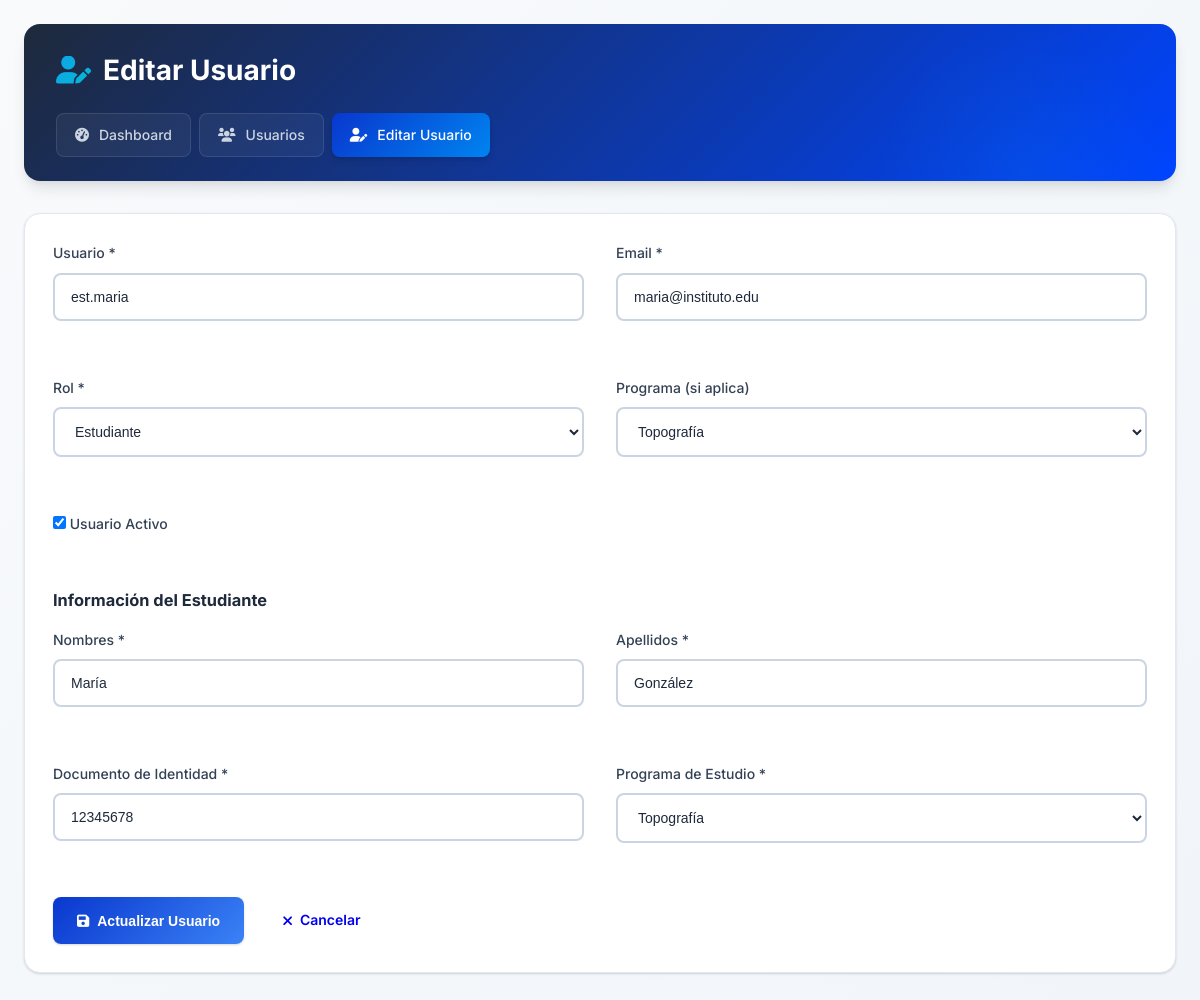
Page /coordinador/usuarios/editar.php?id=3 (signed in) on the committed database.
### tables this page shows
CREATE TABLE usuarios (
    id_usuario INT PRIMARY KEY AUTO_INCREMENT,
    username VARCHAR(50) UNIQUE NOT NULL,
    password VARCHAR(100) NOT NULL,  
    rol ENUM('coordinador', 'profesor', 'estudiante') NOT NULL,
    email VARCHAR(100) UNIQUE NOT NULL,
    programa_estudio ENUM('Topografía', 'Arquitectura', 'Enfermería') DEFAULT NULL,
    activo BOOLEAN DEFAULT TRUE,
    fecha_creacion TIMESTAMP DEFAULT CURRENT_TIMESTAMP
);

CREATE TABLE programas_estudio (
    id_programa INT PRIMARY KEY AUTO_INCREMENT,
    codigo_programa VARCHAR(10) UNIQUE NOT NULL,
    nombre_programa VARCHAR(100) NOT NULL,
    duracion_semestres INT DEFAULT 6,
    descripcion TEXT,
    coordinador_id INT,
    activo BOOLEAN DEFAULT TRUE,
    FOREIGN KEY (coordinador_id) REFERENCES usuarios(id_usuario)
);

CREATE TABLE estudiantes (
    id_estudiante INT PRIMARY KEY AUTO_INCREMENT,
    id_usuario INT UNIQUE NOT NULL,
    id_programa INT NOT NULL,
    codigo_estudiante VARCHAR(20) UNIQUE NOT NULL,
    nombres VARCHAR(100) NOT NULL,
    apellidos VARCHAR(100) NOT NULL,
    documento_identidad VARCHAR(20) UNIQUE NOT NULL,
    fecha_nacimiento DATE,
    genero ENUM('M', 'F', 'Otro'),
    telefono VARCHAR(15),
    direccion TEXT,
    semestre_actual INT DEFAULT 1,  
    estado ENUM('activo', 'inactivo', 'graduado', 'retirado') DEFAULT 'activo',
    fecha_ingreso DATE NOT NULL,
    FOREIGN KEY (id_usuario) REFERENCES usuarios(id_usuario) ON DELETE CASCADE,
    FOREIGN KEY (id_programa) REFERENCES programas_estudio(id_programa),
    CHECK (semestre_actual BETWEEN 1 AND 6)
);

### coordinador/usuarios/editar.php (the view, shortened to what this page needs)
<?php
$db = Database::getConnection();
$id_usuario = isset($_GET['id']) ? intval($_GET['id']) : 0;
$stmt = $db->prepare("SELECT * FROM usuarios WHERE id_usuario = ?");
$stmt->execute([$id_usuario]);
$usuario_actual = $stmt->fetch();
if ($usuario_actual['rol'] == 'estudiante') {
    $stmt = $db->prepare("SELECT * FROM estudiantes WHERE id_usuario = ?");
    $stmt->execute([$id_usuario]);
    $datos_adicionales = $stmt->fetch();
} elseif ($usuario_actual['rol'] == 'profesor') {
    $stmt = $db->prepare("SELECT * FROM profesores WHERE id_usuario = ?");
    $stmt->execute([$id_usuario]);
    $datos_adicionales = $stmt->fetch();
} else {
    $datos_adicionales = [];
}
$programas = $db->query("SELECT * FROM programas_estudio WHERE activo = 1")->fetchAll();
?>
<!DOCTYPE html>
<html lang="es">
<head>
    <link rel="stylesheet" href="../../assets/css/main.css">
    <link rel="stylesheet" href="https://cdnjs.cloudflare.com/ajax/libs/font-awesome/6.0.0/css/all.min.css">
</head>
<body>
    <div class="container">
        <div class="header">
            <h1><i class="fas fa-user-edit"></i> Editar Usuario</h1>
            <div class="nav">
                <a href="../dashboard.php"><i class="fas fa-tachometer-alt"></i> Dashboard</a>
                <a href="index.php"><i class="fas fa-users"></i> Usuarios</a>
                <a href="editar.php?id=<?php echo $id_usuario; ?>" class="active"><i class="fas fa-user-edit"></i> Editar Usuario</a>
            </div>
        </div>
        <div class="card">
            <form method="POST" action="" id="formUsuario">
                <div class="grid-2">
                    <div class="form-group">
                        <label for="username">Usuario *</label>
                        <input type="text" id="username" name="username" class="form-control" required
                               value="<?php echo htmlspecialchars($usuario_actual['username']); ?>">
                    </div>
                    <div class="form-group">
                        <label for="email">Email *</label>
                        <input type="email" id="email" name="email" class="form-control" required
                               value="<?php echo htmlspecialchars($usuario_actual['email']); ?>">
                    </div>
                    <div class="form-group">
                        <label for="rol">Rol *</label>
                        <select id="rol" name="rol" class="form-control" required onchange="mostrarCamposRol()">
                            <option value="estudiante" <?php echo $usuario_actual['rol'] == 'estudiante' ? 'selected' : ''; ?>>Estudiante</option>
                        </select>
                    </div>
                    <div class="form-group">
                        <label for="programa_estudio">Programa (si aplica)</label>
                        <select id="programa_estudio" name="programa_estudio" class="form-control">
                            <?php foreach ($programas as $programa): ?>
                                <option value="<?php echo $programa['nombre_programa']; ?>"
                                    <?php echo ($usuario_actual['programa_estudio'] == $programa['nombre_programa']) ? 'selected' : ''; ?>>
                                    <?php echo htmlspecialchars($programa['nombre_programa']); ?>
                                </option>
                            <?php endforeach; ?>
                        </select>
                    </div>
                    <div class="form-group">
                        <label for="activo">
                            <input type="checkbox" id="activo" name="activo" value="1"
                                   <?php echo $usuario_actual['activo'] ? 'checked' : ''; ?>>
                            Usuario Activo
                        </label>
                    </div>
                </div>
                <div id="camposEstudiante" style="display: <?php echo $usuario_actual['rol'] == 'estudiante' ? 'block' : 'none'; ?>;">
                    <h3 style="margin: 20px 0 15px 0; color: var(--dark);">Información del Estudiante</h3>
                    <div class="grid-2">
                        <div class="form-group">
                            <label for="est_nombres">Nombres *</label>
                            <input type="text" id="est_nombres" name="est_nombres" class="form-control"
                                   value="<?php echo htmlspecialchars($datos_adicionales['nombres'] ?? ''); ?>"
                                   <?php echo $usuario_actual['rol'] == 'estudiante' ? 'required' : ''; ?>>
                        </div>
                        <div class="form-group">
                            <label for="est_apellidos">Apellidos *</label>
                            <input type="text" id="est_apellidos" name="est_apellidos" class="form-control"
                                   value="<?php echo htmlspecialchars($datos_adicionales['apellidos'] ?? ''); ?>"
                                   <?php echo $usuario_actual['rol'] == 'estudiante' ? 'required' : ''; ?>>
                        </div>
                        <div class="form-group">
                            <label for="est_documento">Documento de Identidad *</label>
                            <input type="text" id="est_documento" name="est_documento" class="form-control"
                                   value="<?php echo htmlspecialchars($datos_adicionales['documento_identidad'] ?? ''); ?>"
                                   <?php echo $usuario_actual['rol'] == 'estudiante' ? 'required' : ''; ?>>
                        </div>
                        <div class="form-group">
                            <label for="est_programa">Programa de Estudio *</label>
                            <select id="est_programa" name="est_programa" class="form-control"
                                    <?php echo $usuario_actual['rol'] == 'estudiante' ? 'required' : ''; ?>>
                                <?php foreach ($programas as $programa): ?>
                                    <option value="<?php echo $programa['id_programa']; ?>"
                                        <?php echo (($datos_adicionales['id_programa'] ?? 0) == $programa['id_programa']) ? 'selected' : ''; ?>>
                                        <?php echo htmlspecialchars($programa['nombre_programa']); ?>
                                    </option>
                                <?php endforeach; ?>
                            </select>
                        </div>
                    </div>
                </div>
                <div style="margin-top: 30px; display: flex; gap: 15px;">
                    <button type="submit" class="btn btn-primary">
                        <i class="fas fa-save"></i> Actualizar Usuario
                    </button>
                    <a href="index.php" class="btn">
                        <i class="fas fa-times"></i> Cancelar
                    </a>
                </div>
            </form>
        </div>
    </div>
</body>
</html>

### assets/css/main.css (style rules this page uses)
:root { --primary: #0937ce; --primary-dark: #0044ff; --primary-light: #3b82f6; --secondary: #0084f0; --accent: #0ea5e9; --accent-cyan: #06b6d4; --success: #08962c; --warning: #f59e0b; --danger: #ef4444; --dark: #1e293b; --gray-900: #0f172a; --gray-800: #1e293b; --gray-700: #334155; --gray-600: #475569; --gray-500: #64748b; --gray-400: #94a3b8; --gray-300: #cbd5e1; --gray-200: #e2e8f0; --gray-100: #f1f5f9; --gray-50: #f8fafc; --shadow-sm: 0 1px 2px 0 rgba(0, 0, 0, 0.05); --shadow: 0 1px 3px 0 rgba(0, 0, 0, 0.1), 0 1px 2px 0 rgba(0, 0, 0, 0.06); --shadow-md: 0 4px 6px -1px rgba(0, 0, 0, 0.1), 0 2px 4px -1px rgba(0, 0, 0, 0.06); --shadow-lg: 0 10px 15px -3px rgba(0, 0, 0, 0.1), 0 4px 6px -2px rgba(0, 0, 0, 0.05); --shadow-xl: 0 20px 25px -5px rgba(0, 0, 0, 0.1), 0 10px 10px -5px rgba(0, 0, 0, 0.04); --radius-sm: 0.375rem; --radius: 0.5rem; --radius-lg: 0.75rem; --radius-xl: 1rem; }
* { margin: 0; padding: 0; box-sizing: border-box; }
body { font-family: 'Inter', 'Segoe UI', system-ui, -apple-system, sans-serif; background: linear-gradient(135deg, var(--gray-50) 0%, var(--gray-100) 100%); color: var(--gray-800); line-height: 1.6; min-height: 100vh; font-size: 14px; }
.container { max-width: 1400px; margin: 0 auto; padding: 24px; }
.header { background: linear-gradient(135deg, var(--dark) 0%, var(--primary-dark) 100%); padding: 24px 32px; border-radius: var(--radius-xl); box-shadow: var(--shadow-lg); margin-bottom: 32px; color: white; position: relative; overflow: hidden; }
.header::before { content: ''; position: absolute; top: 0; right: 0; width: 300px; height: 300px; background: radial-gradient(circle, rgba(14, 165, 233, 0.1) 0%, transparent 70%); pointer-events: none; }
.header h1 { color: white; display: flex; align-items: center; gap: 12px; font-size: 28px; font-weight: 700; margin-bottom: 8px; position: relative; z-index: 1; }
.header h1 i { background: linear-gradient(135deg, var(--accent) 0%, var(--accent-cyan) 100%); -webkit-background-clip: text; -webkit-text-fill-color: transparent; background-clip: text; }
.nav { display: flex; gap: 8px; margin-top: 20px; flex-wrap: wrap; position: relative; z-index: 1; }
.nav a { color: var(--gray-300); text-decoration: none; padding: 10px 18px; border-radius: var(--radius); transition: all 0.3s cubic-bezier(0.4, 0, 0.2, 1); display: flex; align-items: center; gap: 10px; font-weight: 500; font-size: 14px; background: rgba(255, 255, 255, 0.05); border: 1px solid rgba(255, 255, 255, 0.1); }
.nav a.active { background: linear-gradient(135deg, var(--primary) 0%, var(--secondary) 100%); color: white; border: none; box-shadow: var(--shadow-md); }
.card { background: white; border-radius: var(--radius-xl); box-shadow: var(--shadow); padding: 28px; margin-bottom: 32px; border: 1px solid var(--gray-200); transition: all 0.3s ease; position: relative; }
.btn { padding: 12px 24px; border-radius: var(--radius); border: none; cursor: pointer; font-weight: 600; transition: all 0.3s cubic-bezier(0.4, 0, 0.2, 1); display: inline-flex; align-items: center; gap: 8px; text-decoration: none; font-size: 14px; position: relative; overflow: hidden; }
.btn::after { content: ''; position: absolute; top: 50%; left: 50%; width: 5px; height: 5px; background: rgba(255, 255, 255, 0.5); opacity: 0; border-radius: 100%; transform: scale(1, 1) translate(-50%); transform-origin: 50% 50%; }
.btn-primary { background: linear-gradient(135deg, var(--primary) 0%, var(--primary-light) 100%); color: white; box-shadow: var(--shadow); }
.form-group { margin-bottom: 24px; }
.form-group label { display: block; margin-bottom: 8px; color: var(--gray-700); font-weight: 500; font-size: 14px; }
.form-control { width: 100%; padding: 14px 16px; border: 2px solid var(--gray-300); border-radius: var(--radius); font-size: 14px; transition: all 0.3s ease; background: white; color: var(--gray-800); }
.form-control::placeholder { color: var(--gray-400); }
.grid-2 { display: grid; grid-template-columns: 1fr 1fr; gap: 32px; }

### rows in the picture
usuarios: username "est.maria", email "maria@instituto.edu", rol "Estudiante", programa_estudio "Topografía", activo "☑"
estudiantes: est_nombres "María", est_apellidos "González", est_documento "12345678", est_programa "Topografía"
